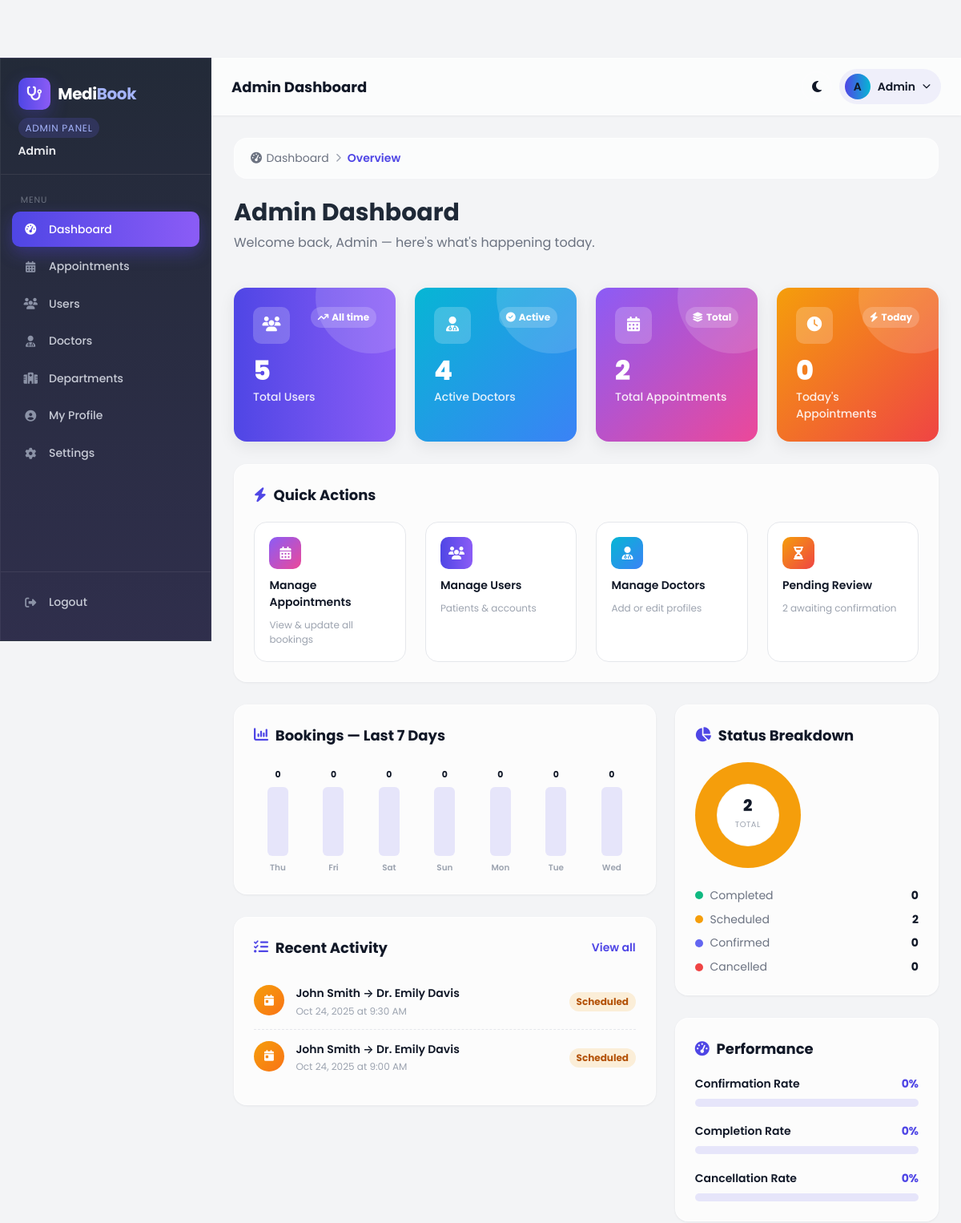
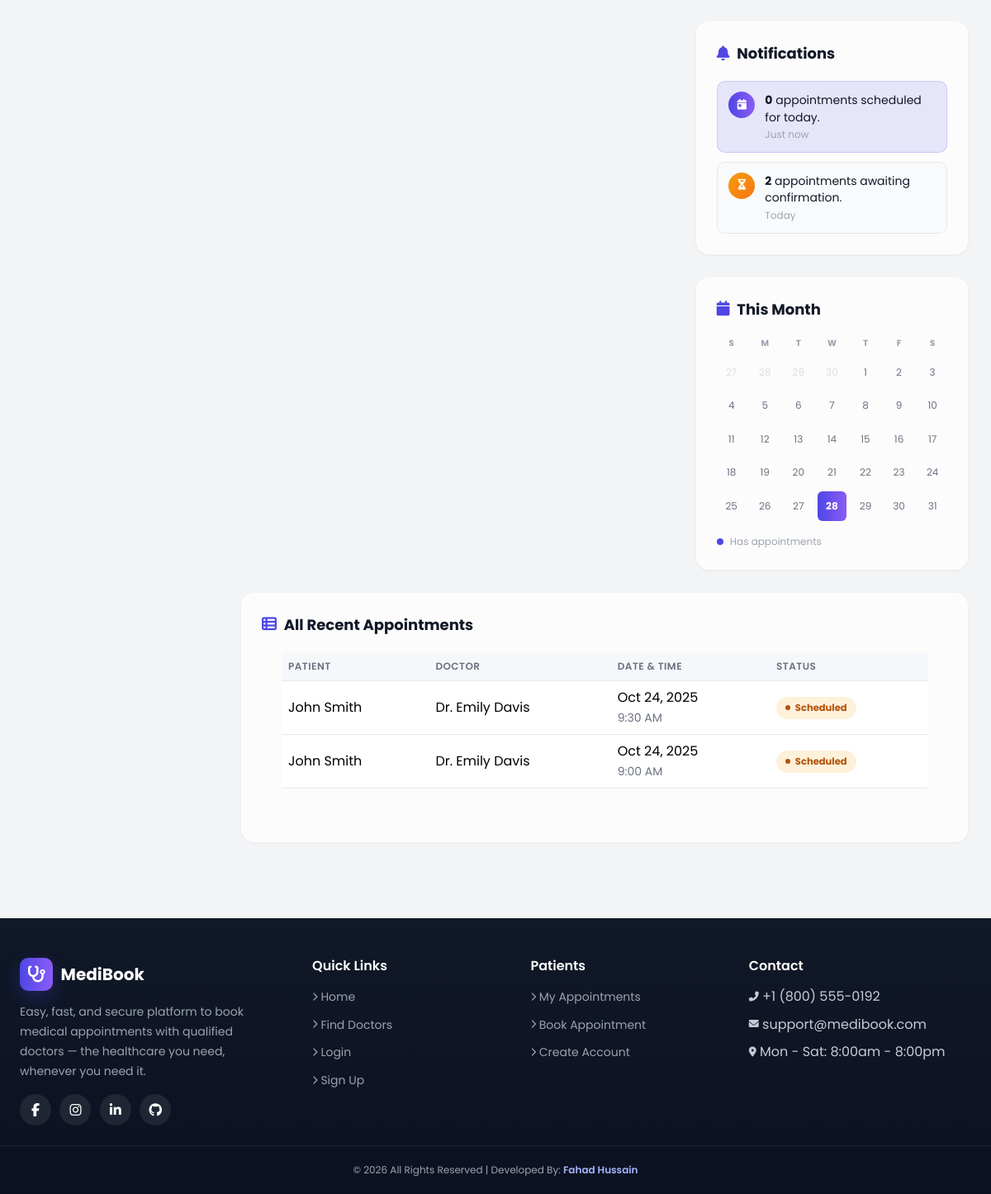
/admin/index.php (signed in), run on the app's committed database (2 pictures, top to bottom).
### tables this page shows
CREATE TABLE `appointments` (
  `id` int(11) NOT NULL,
  `patient_id` int(11) DEFAULT NULL,
  `doctor_id` int(11) DEFAULT NULL,
  `appointment_date` date NOT NULL,
  `appointment_time` time NOT NULL,
  `status` enum('scheduled','confirmed','completed','cancelled') DEFAULT 'scheduled',
  `symptoms` text DEFAULT NULL,
  `notes` text DEFAULT NULL,
  `created_at` timestamp NOT NULL DEFAULT current_timestamp()
);

CREATE TABLE `users` (
  `id` int(11) NOT NULL,
  `first_name` varchar(50) NOT NULL,
  `last_name` varchar(50) NOT NULL,
  `email` varchar(100) NOT NULL,
  `password` varchar(255) NOT NULL,
  `phone` varchar(20) DEFAULT NULL,
  `date_of_birth` date DEFAULT NULL,
  `address` text DEFAULT NULL,
  `role` enum('patient','admin','doctor') DEFAULT 'patient',
  `created_at` timestamp NOT NULL DEFAULT current_timestamp(),
  `updated_at` timestamp NOT NULL DEFAULT current_timestamp() ON UPDATE current_timestamp()
);

### admin/index.php (the view, shortened to what the rows shown need)
<?php
require_once '../includes/config.php';
?>
<?php
require '../includes/dash_header.php';
?>
            <div style="display:flex; align-items:center; justify-content:space-between; flex-wrap:wrap; gap:.75rem; margin-bottom: 1.75rem;">
                <div>
                    <h1 class="text-3xl font-bold text-gray-800">Admin Dashboard</h1>
                </div>
            </div>
            <div class="db-grid db-main-grid">
                <div class="db-grid" style="gap: 1.75rem;">
                    <div class="db-panel db-fade-in d2">
                        <ul class="db-activity-list">
                            <?php
                            $stmt = $pdo->query("
                                SELECT a.*,
                                       up.first_name as patient_first, up.last_name as patient_last,
                                       ud.first_name as doctor_first, ud.last_name as doctor_last
                                FROM appointments a
                                JOIN users up ON a.patient_id = up.id
                                JOIN doctors d ON a.doctor_id = d.id
                                JOIN users ud ON d.user_id = ud.id
                                ORDER BY a.created_at DESC LIMIT 6
                            ");
                            $recentRows = $stmt->fetchAll(PDO::FETCH_ASSOC);
                            ?>
                            <?php foreach ($recentRows as $appointment): ?>
                                <?php $st = $appointment['status']; ?>
                                <li class="db-activity-item">
                                    <span class="db-activity-dot <?php echo $st; ?>">
                                        <i class="fas <?php echo $st === 'cancelled' ? 'fa-xmark' : ($st === 'completed' ? 'fa-check' : 'fa-calendar-day'); ?>"></i>
                                    </span>
                                    <div class="db-activity-body">
                                        <div class="db-activity-title"><?php echo htmlspecialchars($appointment['patient_first'] . ' ' . $appointment['patient_last']); ?> &rarr; Dr. <?php echo htmlspecialchars($appointment['doctor_first'] . ' ' . $appointment['doctor_last']); ?></div>
                                        <div class="db-activity-meta"><?php echo date('M j, Y', strtotime($appointment['appointment_date'])); ?> at <?php echo date('g:i A', strtotime($appointment['appointment_time'])); ?></div>
                                    </div>
                                    <span class="db-activity-badge db-badge-<?php echo $st; ?>"><?php echo ucfirst($st); ?></span>
                                </li>
                            <?php endforeach; ?>
                        </ul>
                    </div>
                </div>
            </div>
            <div class="db-panel db-fade-in" style="margin-top: 1.75rem;">
                <div class="crud-table-scroll">
                    <table class="table align-middle w-100">
                        <thead>
                            <tr>
                                <th>Patient</th>
                                <th>Doctor</th>
                                <th>Date &amp; Time</th>
                                <th>Status</th>
                            </tr>
                        </thead>
                        <tbody>
                            <?php foreach ($recentRows as $appointment): ?>
                            <tr>
                                <td><?php echo htmlspecialchars($appointment['patient_first'] . ' ' . $appointment['patient_last']); ?></td>
                                <td>Dr. <?php echo htmlspecialchars($appointment['doctor_first'] . ' ' . $appointment['doctor_last']); ?></td>
                                <td>
                                    <?php echo date('M j, Y', strtotime($appointment['appointment_date'])); ?><br>
                                    <span class="text-gray-500 text-sm"><?php echo date('g:i A', strtotime($appointment['appointment_time'])); ?></span>
                                </td>
                                <td>
                                    <span class="crud-badge crud-badge-<?php echo htmlspecialchars($appointment['status']); ?>">
                                        <?php echo ucfirst($appointment['status']); ?>
                                    </span>
                                </td>
                            </tr>
                            <?php endforeach; ?>
                        </tbody>
                    </table>
                </div>
            </div>
<?php require '../includes/dash_footer.php'; ?>

### data on the page
appointments: patient.last_name "John Smith", users.first_name+last_name "Emily Davis", appointment_date "Oct 24, 2025", appointment_time "9:30 AM", status "Scheduled"
appointments: patient.last_name "John Smith", users.first_name+last_name "Emily Davis", appointment_date "Oct 24, 2025", appointment_time "9:00 AM", status "Scheduled"

### other printed values
$roleLabel "ADMIN PANEL"
$_SESSION['first_name'] "Admin"
$item['label'] "Dashboard"
$item['label'] "Appointments"
$item['label'] "Users"
$item['label'] "Doctors"
$item['label'] "Departments"
$item['label'] "My Profile"
$item['label'] "Settings"
$pageTitle "Admin Dashboard"
substr($_SESSION['first_name'] ?? 'U', 0, 1) "A"
$bc['label'] "Dashboard"
$bc['label'] "Overview"
$users_count "5"
$doctors_count "4"
